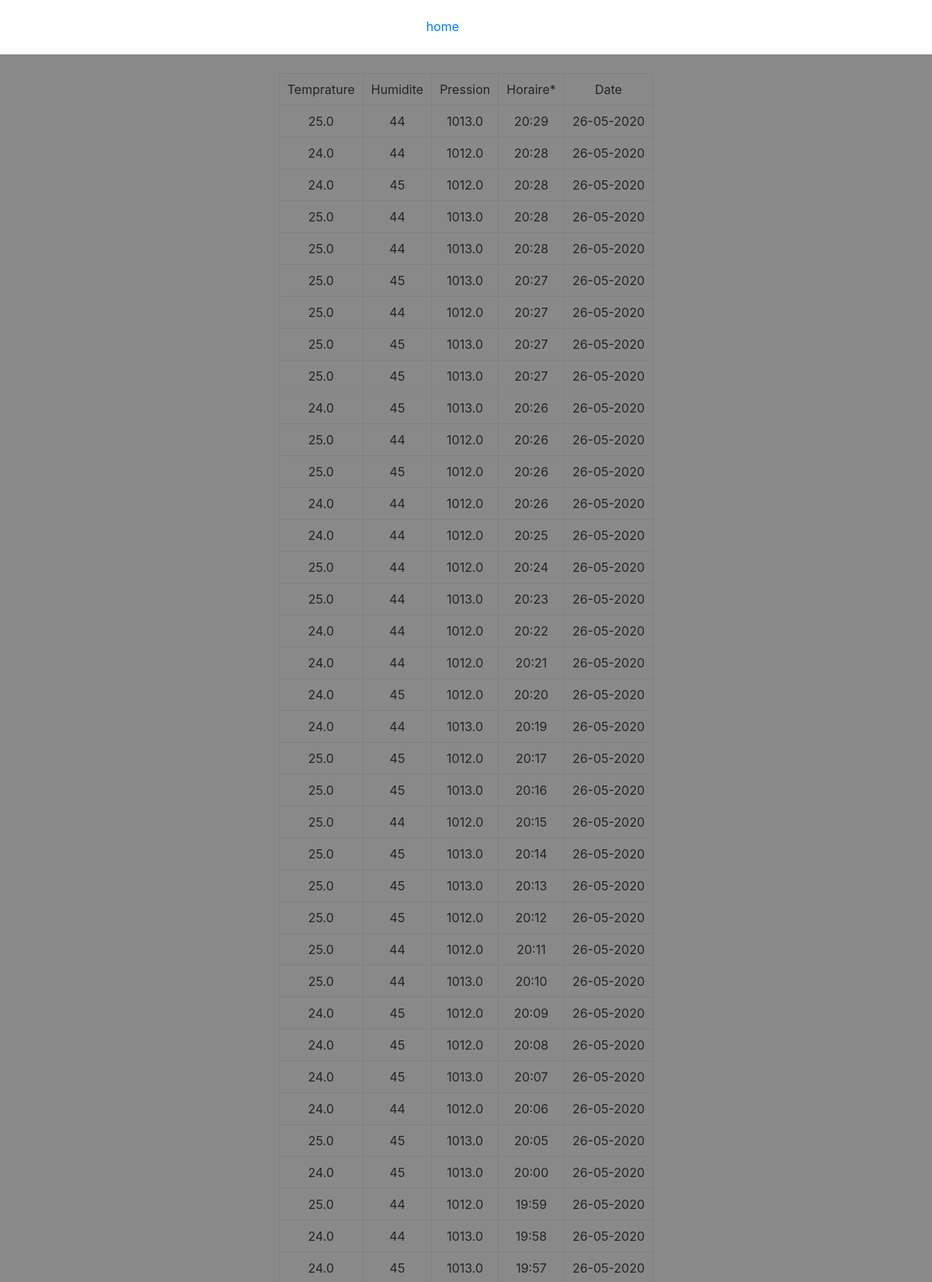
Page /histo (upper part) on the committed database.
### tables this page shows
CREATE TABLE info (
    id INTEGER PRIMARY KEY AUTOINCREMENT,
    jour datetime,
    horaire time,
    temperature float,
    pressure float,
    humidite int);

### Flask.py (the view)
@app.route("/histo")
def histo():
	pressiontable = []
	humiditetable = []
	temperaturetable = []
	horairetable = []
	tableau = selectAllValue(False)
	titre = "Historique des temperature"
	for row in tableau:
		pressiontable.append(row[1]/10)
		humiditetable.append(row[2])
		temperaturetable.append(row[3])
		horairetable.append(row[4])
	return render_template(
		'histo.html',
		titre = titre,
		value = tableau,
		pressiongraph = pressiontable,
		humiditegraph = humiditetable,
		temperaturegraph = temperaturetable,
		timegraph = horairetable
	)

### Database.py (called while the page is built)
def selectAllValue(debug):
	valeur = []
	conn = sqlite3.connect('supervision.db')
	cur = conn.cursor()
	req = "SELECT id, pressure, humidite, temperature,strftime('%H:%M',horaire) as horaire,strftime('%d-%m-%Y',jour) as jour FROM info ORDER BY jour DESC, horaire DESC ;"
	result = cur.execute(req)
	for row in result:
		if debug :
			print('Row '+str(row))
		valeur.append(row)
	conn.close()
	return valeur

### templates/histo.html (shortened to what this page needs)
<!DOCTYPE html>
<html lang="fr">
<head>
	<link rel="stylesheet" type="text/css" href="{{url_for('static', filename='css/main.css')}}">
	<link rel="stylesheet" type="text/css" href="{{url_for('static', filename='css/style.css')}}">
	<link rel="stylesheet" type="text/css" href="{{url_for('static', filename='css/bootstrap.min.css')}}">
</head>
<body>
	<div align="center">
		<a style="margin: auto; margin-right: 5%;" href="/">home</a>
	</div>
	<section style="padding :2%;margin-top:2%;background-color: rgba(20,20,20,0.5)">
		<table id="tableinfo" align="center" border="1" >
			<tr align="center">
				<td class="sorting_1">Temprature</td>
				<td class="sorting_1">Humidite</td>
				<td class="sorting_1">Pression</td>
				<td class="sorting_1">Horaire*</td>
				<td class="sorting_1">Date</td>
			</tr>
			{% for row in value %}
			<tr align="center">
				<td class="sorting_1">{{row[3]}}</td>
				<td class="sorting_1">{{row[2]}}</td>
				<td class="sorting_1">{{row[1]}}</td>
				<td class="sorting_1">{{row[4]}}</td>
				<td class="sorting_1">{{row[5]}}</td>
			</tr>
			{%endfor%}
		</table>
		<br>
	</section>
</body>
</html>

### static/css/main.css (style rules this page uses)
.sorting_1 { padding-top: 8px; padding-bottom: 8px; padding-right: 10px; padding-left: 10px; }

### static/css/style.css (style rules this page uses)
html, body { height: 100%; font-family: "Roboto", sans-serif; -webkit-font-smoothing: antialiased; font-smoothing: antialiased; }

### rows in the picture
info: temperature "25.0", humidite "44", pressure "1013.0", row "20:29", jour "26-05-2020"
info: temperature "24.0", humidite "44", pressure "1012.0", row "20:28", jour "26-05-2020"
info: temperature "24.0", humidite "45", pressure "1012.0", row "20:28", jour "26-05-2020"
info: temperature "25.0", humidite "44", pressure "1013.0", row "20:28", jour "26-05-2020"
info: temperature "25.0", humidite "44", pressure "1013.0", row "20:28", jour "26-05-2020"
info: temperature "25.0", humidite "45", pressure "1013.0", row "20:27", jour "26-05-2020"
info: temperature "25.0", humidite "44", pressure "1012.0", row "20:27", jour "26-05-2020"
info: temperature "25.0", humidite "45", pressure "1013.0", row "20:27", jour "26-05-2020"
info: temperature "25.0", humidite "45", pressure "1013.0", row "20:27", jour "26-05-2020"
info: temperature "24.0", humidite "45", pressure "1013.0", row "20:26", jour "26-05-2020"
info: temperature "25.0", humidite "44", pressure "1012.0", row "20:26", jour "26-05-2020"
info: temperature "25.0", humidite "45", pressure "1012.0", row "20:26", jour "26-05-2020"
info: temperature "24.0", humidite "44", pressure "1012.0", row "20:26", jour "26-05-2020"
info: temperature "24.0", humidite "44", pressure "1012.0", row "20:25", jour "26-05-2020"
info: temperature "25.0", humidite "44", pressure "1012.0", row "20:24", jour "26-05-2020"
info: temperature "25.0", humidite "44", pressure "1013.0", row "20:23", jour "26-05-2020"
info: temperature "24.0", humidite "44", pressure "1012.0", row "20:22", jour "26-05-2020"
info: temperature "24.0", humidite "44", pressure "1012.0", row "20:21", jour "26-05-2020"
info: temperature "24.0", humidite "45", pressure "1012.0", row "20:20", jour "26-05-2020"
info: temperature "24.0", humidite "44", pressure "1013.0", row "20:19", jour "26-05-2020"
info: temperature "25.0", humidite "45", pressure "1012.0", row "20:17", jour "26-05-2020"
info: temperature "25.0", humidite "45", pressure "1013.0", row "20:16", jour "26-05-2020"
info: temperature "25.0", humidite "44", pressure "1012.0", row "20:15", jour "26-05-2020"
info: temperature "25.0", humidite "45", pressure "1013.0", row "20:14", jour "26-05-2020"
info: temperature "25.0", humidite "45", pressure "1013.0", row "20:13", jour "26-05-2020"
info: temperature "25.0", humidite "45", pressure "1012.0", row "20:12", jour "26-05-2020"
info: temperature "25.0", humidite "44", pressure "1012.0", row "20:11", jour "26-05-2020"
info: temperature "25.0", humidite "44", pressure "1013.0", row "20:10", jour "26-05-2020"
info: temperature "24.0", humidite "45", pressure "1012.0", row "20:09", jour "26-05-2020"
info: temperature "24.0", humidite "45", pressure "1012.0", row "20:08", jour "26-05-2020"
info: temperature "24.0", humidite "45", pressure "1013.0", row "20:07", jour "26-05-2020"
info: temperature "24.0", humidite "44", pressure "1012.0", row "20:06", jour "26-05-2020"
info: temperature "25.0", humidite "45", pressure "1013.0", row "20:05", jour "26-05-2020"
info: temperature "24.0", humidite "45", pressure "1013.0", row "20:00", jour "26-05-2020"
info: temperature "25.0", humidite "44", pressure "1012.0", row "19:59", jour "26-05-2020"
info: temperature "24.0", humidite "44", pressure "1013.0", row "19:58", jour "26-05-2020"
info: temperature "24.0", humidite "45", pressure "1013.0", row "19:57", jour "26-05-2020"
